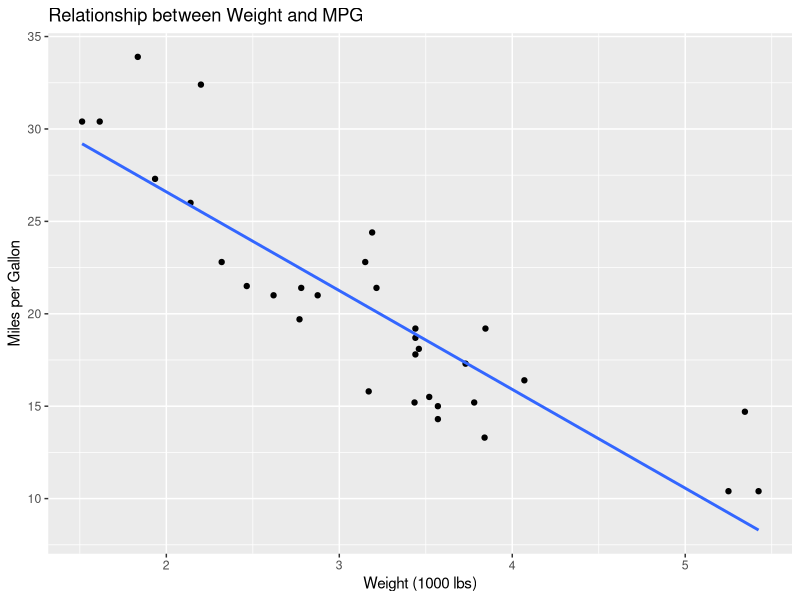

This figure's R source:
library(ggplot2)
data(mtcars)

ggplot(mtcars, aes(x = wt, y = mpg)) +
  geom_point() +
  geom_smooth(method = "lm", se = FALSE) +
  labs(title = "Relationship between Weight and MPG",
       x = "Weight (1000 lbs)",
       y = "Miles per Gallon")